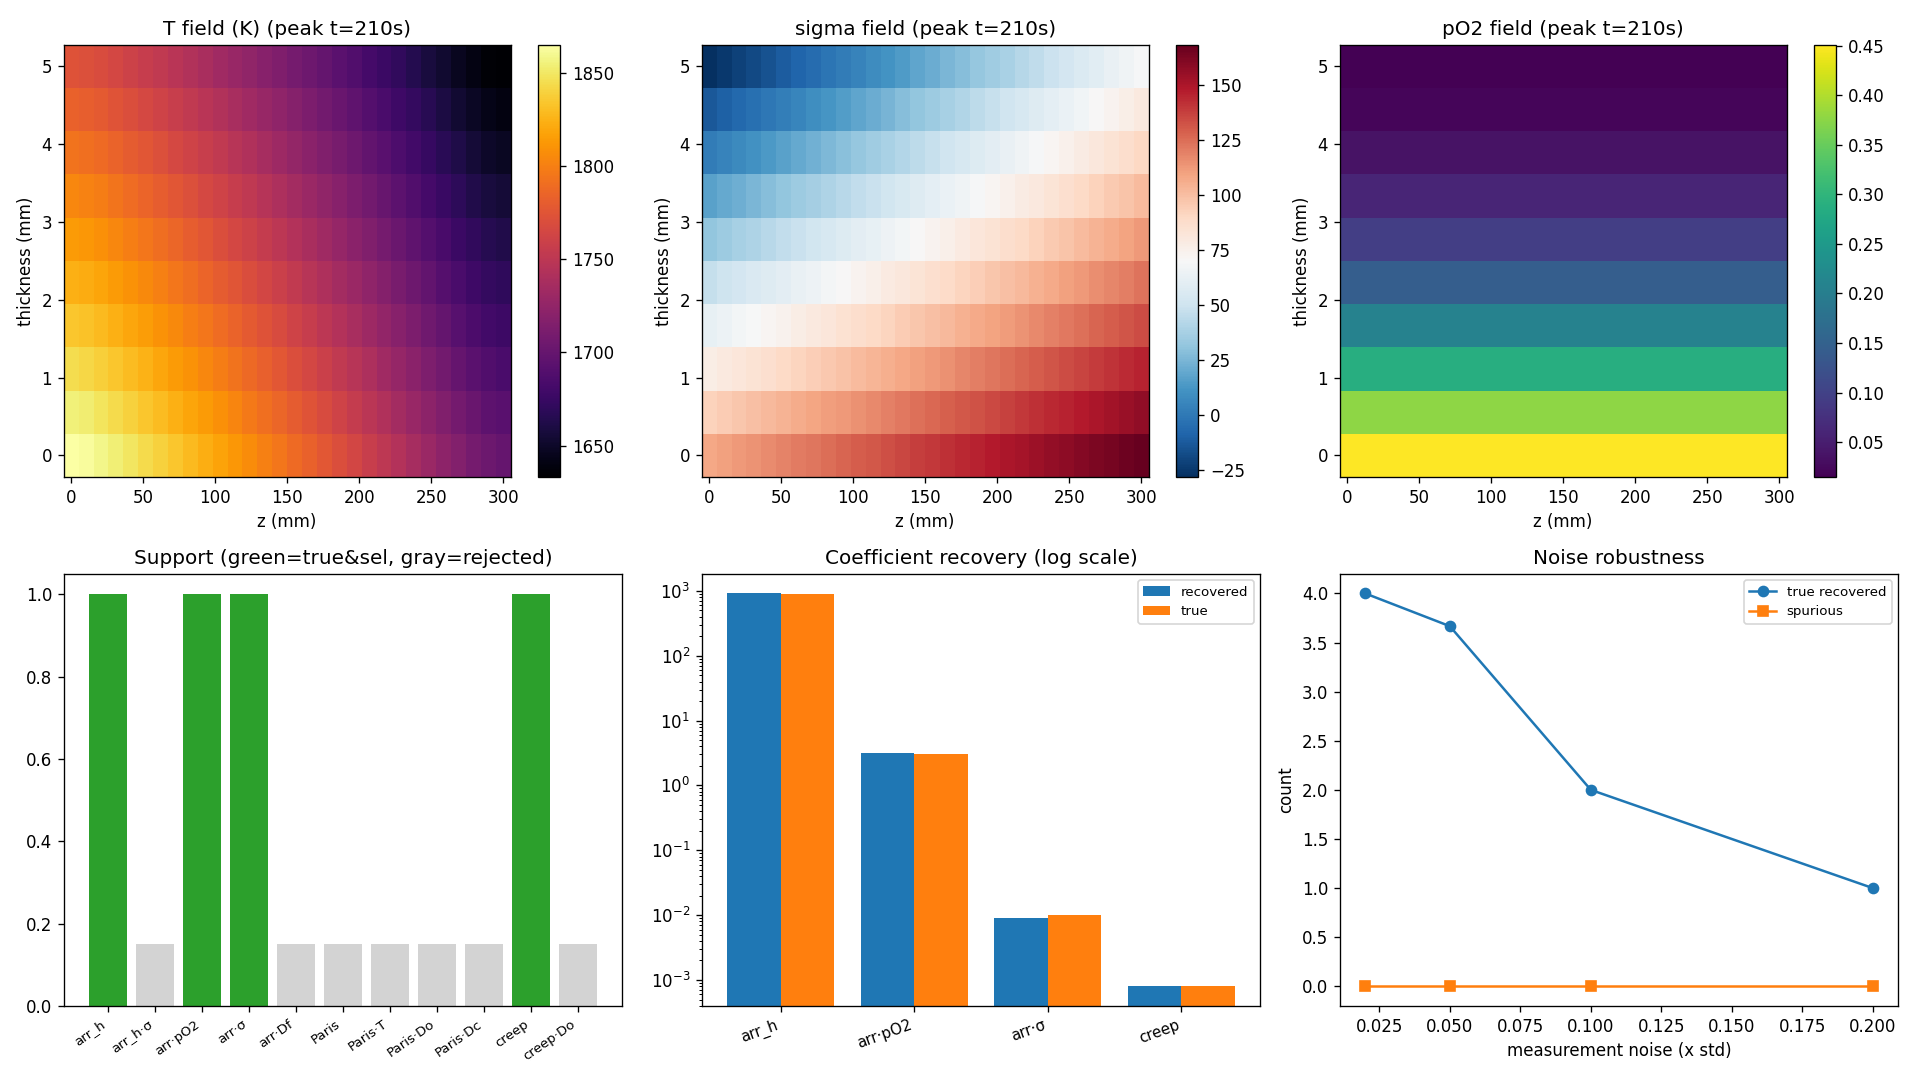

Reproduce this figure in Python.
# -*- coding: utf-8 -*-
"""
圆台喷管 老化损伤机理辨识（单实验，全机理总损伤）
================================================
按用户要求：
  ① 候选库=新 11 项（删温度项、加热损失 Arrhenius）；温度场靠边界条件前向求出，不入库。
  ② 总损伤 D_total = Dh(热损失)+Do(氧化)+Df(疲劳)+Dc(蠕变)，包含所有损失项。
  ③ 只做一个实验：种入跨 4 机理的真项，用完整 11 项库做 SINDy，看能否识别。
前向：隐式 backward Euler、300 节点、完整瞬态氧扩散。噪声：errors-in-variables+savgol。
定位=方法验证（律自设；D 假设可观测）。依赖 numpy/scipy/matplotlib。
"""
import numpy as np
from scipy.sparse import coo_matrix, diags, eye as speye
from scipy.sparse.linalg import spsolve
from scipy.signal import savgol_filter
try:
    import matplotlib; matplotlib.use("Agg"); import matplotlib.pyplot as plt
    HAS=True
except Exception:
    HAS=False

# ===== 材料/几何/边界 =====
rho=8440.;cp=580.;kth=25.;E=200e9;ath=13e-6;nu=0.3
eps=0.8;SB=5.67e-8;alpha=kth/(rho*cp);Rg=8.314
Ea_ox,Ea_c,Ea_h=120e3,280e3,200e3; m_f,q_f,n_c=3.0,1.0,4.0
L=0.30;Rthroat=0.05;Rexit=0.15;hwall=5e-3
Nth=10;Nz=30
z=np.linspace(0,L,Nz);dz=z[1]-z[0];dz2=dz**2
th=np.linspace(0,hwall,Nth);dth=th[1]-th[0];dth2=dth**2
N=Nth*Nz
def pidx(i,j): return i*Nz+j
inner_idx=np.array([pidx(0,j) for j in range(Nz)])
outer_idx=np.array([pidx(Nth-1,j) for j in range(Nz)])
r_in=Rthroat+(Rexit-Rthroat)*(z/L)
period=120.;Ncyc=6;T_end=Ncyc*period
def gate(tt):
    ph=tt%period
    return np.where(ph<15,ph/15,np.where(ph<90,1.0,np.where(ph<105,(105-ph)/15,0.0)))
def env(tt): return 1+0.25*np.sin(2*np.pi*tt/T_end)
def env_po(tt): return 1+0.30*np.sin(2*np.pi*tt/(T_end*0.7)+1.5)
def env_p(tt):  return 1+0.35*np.sin(2*np.pi*tt/(T_end*0.55)+2.3)   # 压力独立包络(与T不同→σ含独立分量)
Tg0=2000.;hg=320.;hg_prof=hg*(1.0+0.6*(1-z/L));Tamb=300.;D_O2=1e-8
def Tgas(tt): return 300.+Tg0*gate(tt)*env(tt)
def pogas(tt): return 0.6*gate(tt)*env_po(tt)
def pref(tt): return 5.0e6*gate(tt)*env_p(tt)

# ===== 2D 扩散算子 L =====
R=[];C=[];V=[]
def add(r,c,v): R.append(r);C.append(c);V.append(v)
for i in range(Nth):
    for j in range(Nz):
        p=pidx(i,j);d=0.0
        if i==0: d-=1/dth2; add(p,pidx(1,j),1/dth2)
        elif i==Nth-1: d-=1/dth2; add(p,pidx(Nth-2,j),1/dth2)
        else: d-=2/dth2; add(p,pidx(i-1,j),1/dth2); add(p,pidx(i+1,j),1/dth2)
        if j==0: d-=2/dz2; add(p,pidx(i,1),2/dz2)
        elif j==Nz-1: d-=2/dz2; add(p,pidx(i,Nz-2),2/dz2)
        else: d-=2/dz2; add(p,pidx(i,j-1),1/dz2); add(p,pidx(i,j+1),1/dz2)
        add(p,p,d)
L=coo_matrix((V,(R,C)),shape=(N,N)).tocsr()

# ===== 1. 隐式前向求解：T 与 pO2(完整瞬态氧扩散) =====
dt=0.2;Nt=int(T_end/dt);store_every=5;dt_snap=store_every*dt
dconv=np.zeros(N);dconv[inner_idx]=hg_prof/(rho*cp*dth)
M_T=(speye(N)-dt*alpha*L+dt*diags(dconv)).tocsc()
M_po=(speye(N)-dt*D_O2*L).tocsc()
Tn=np.full(N,300.);Pn=np.zeros(N)
T_hist=[];P_hist=[];ts_list=[]
for n,tt in enumerate(np.arange(Nt)*dt):
    Tg=Tgas(tt);pg=pogas(tt);To=Tn[outer_idx]
    drad=np.zeros(N);drad[outer_idx]=4*eps*SB*To**3/(rho*cp*dth)
    A=(M_T+dt*diags(drad)).tocsc()
    b=np.zeros(N);b[inner_idx]+=hg_prof*Tg/(rho*cp*dth)
    b[outer_idx]+=eps*SB*(3*To**4+Tamb**4)/(rho*cp*dth)
    Tn=spsolve(A,Tn+dt*b)
    Pn=spsolve(M_po,Pn); Pn[inner_idx]=pg
    if n%store_every==0: T_hist.append(Tn.reshape(Nth,Nz).copy());P_hist.append(Pn.reshape(Nth,Nz).copy());ts_list.append(tt)
T_hist=np.array(T_hist);P_hist=np.array(P_hist);t_snap=np.array(ts_list);Nsnap=len(t_snap)
sig_hist=np.zeros_like(T_hist)
for s,tt in enumerate(t_snap):
    Tm=T_hist[s].mean(0,keepdims=True)
    sig_hist[s]=((E*ath/(1-nu))*(T_hist[s]-Tm)*0.40+(pref(tt)*r_in/hwall)[None,:])/1e6
steps_per_cyc=int(period/(dt*store_every))
Dsg=np.zeros((Ncyc,Nth,Nz))
for c in range(Ncyc):
    s0,s1=c*steps_per_cyc,(c+1)*steps_per_cyc+1; s0=min(s0,Nsnap-1); s1=min(s1,Nsnap)
    Dsg[c]=sig_hist[s0:s1].max(0)-sig_hist[s0:s1].min(0)
dsig_hist=np.zeros_like(T_hist)
for s in range(Nsnap):
    c=min(int(t_snap[s]//period),Ncyc-1); dsig_hist[s]=Dsg[c]
# 公共核
arr_hist=np.exp(-Ea_ox/(Rg*np.maximum(T_hist,300.)))
arrh_hist=np.exp(-Ea_h/(Rg*np.maximum(T_hist,300.)))
arrc_hist=np.exp(-Ea_c/(Rg*np.maximum(T_hist,300.)))
creep_hist=sig_hist**n_c*arrc_hist
print("="*78);print("圆台 老化损伤辨识（单实验，全机理总损伤，11 项候选库）")
print("  T[%.0f,%.0f]K；σ[%.0f,%.0f]MPa；pO2局部[%.2f,%.2f]"
      %(T_hist[:,0,:].min(),T_hist[:,0,:].max(),sig_hist.min(),sig_hist.max(),P_hist.min(),P_hist.max()))

# ===== 2. 四类机理损伤分别积分；D_total = Dh+Do+Df+Dc =====
# 真系数（配平使四类贡献相当、不饱和：Dh/Do/Df/Dc 各 ~0.1）
a_h=900.0;  a_o=3.0; a_sig=0.01; a_f=1e-11; a_c=8e-4
Dh=np.zeros_like(T_hist); Do=np.zeros_like(T_hist); Df=np.zeros_like(T_hist); Dc=np.zeros_like(T_hist)
for s in range(Nsnap-1):
    paris=dsig_hist[s]**m_f*np.maximum(1-Df[s],0.05)**(-q_f)
    Dh[s+1]=np.clip(Dh[s]+a_h*arrh_hist[s]*dt_snap,0,0.9)
    Do[s+1]=np.clip(Do[s]+(a_o*arr_hist[s]*P_hist[s]+a_sig*arr_hist[s]*sig_hist[s])*dt_snap,0,0.9)
    Df[s+1]=np.clip(Df[s]+a_f*paris*dt_snap,0,0.9)         # 疲劳按连续率近似(Paris 作速率)
    Dc[s+1]=np.clip(Dc[s]+a_c*creep_hist[s]*dt_snap,0,0.9)
Dtot=Dh+Do+Dc      # 连续总损伤(疲劳 Df 按循环统计量、单独处理，不入连续 ODE)
print("  Dh[%.3f,%.3f] Do[%.3f,%.3f] Df[%.3f,%.3f](不入连续总) Dc[%.3f,%.3f] → D_total[%.3f,%.3f]"
      %(Dh.min(),Dh.max(),Do.min(),Do.max(),Df.min(),Df.max(),Dc.min(),Dc.max(),Dtot.min(),Dtot.max()))

# ===== 3. 完整 11 项候选库 =====
def flat(x): return x.reshape(-1)
names11=['arr_h','arr_h·σ','arr·pO2','arr·σ','arr·Df','Paris','Paris·T','Paris·Do','Paris·Dc','creep','creep·Do']
def build11(T,sig,po,Df,Do,Dc,dsig):
    arr=np.exp(-Ea_ox/(Rg*np.maximum(T,300.))); arrh=np.exp(-Ea_h/(Rg*np.maximum(T,300.)))
    arrc=np.exp(-Ea_c/(Rg*np.maximum(T,300.)))
    paris=dsig**m_f*np.maximum(1-Df,0.05)**(-q_f); creep=sig**n_c*arrc
    cols=[arrh, arrh*sig, arr*po, arr*sig, arr*Df, paris, paris*T, paris*Do, paris*Dc, creep, creep*Do]
    return np.column_stack([flat(c) for c in cols])
# 真项：arr_h(0), arr·pO2(2), arr·σ(3), Paris(5), creep(9) —— 跨全部 4 机理 + 应力助氧化耦合
true_idx={0:a_h, 2:a_o, 3:a_sig, 9:a_c}    # arr_h, arr·pO2, arr·σ, creep（4 连续机理；疲劳 Paris 按循环另计）

# ===== 4. 辨识 =====
WIN=11;PO=3;mm=(WIN-1)//2;sl=slice(mm,Nsnap-mm)
def dDt(Df_): return savgol_filter(Df_,WIN,PO,deriv=1,delta=dt_snap,axis=0)
def stlsq(A,b,thr=0.05,it=20):
    x=np.linalg.lstsq(A,b,rcond=None)[0]
    for _ in range(it):
        sm=np.abs(x)<thr
        if sm.all() or (sm==False).sum()==0: break
        x[sm]=0;bg=~sm
        if bg.sum()==0: break
        x[bg]=np.linalg.lstsq(A[:,bg],b,rcond=None)[0]
    return x
def identify(Th,y,thr=0.05):
    # 列按 std 缩放(不中心化→保非负、无隐式截距)；y 按 std 缩放
    sd=Th.std(0);sd[sd<1e-12]=1;Ts=Th/sd
    sy=y.std();ys=y/sy
    xs=stlsq(Ts,ys,thr);sup=np.abs(xs)>1e-9
    x=np.zeros(Th.shape[1]);x[sup]=(sy/sd[sup])*xs[sup]   # 标准化系数→原始尺度(避免原始尺度 lstsq 病态)
    yhat=Th@x;r2=1-np.sum((y-yhat)**2)/np.sum((y-y.mean())**2)
    return np.linalg.cond(Ts),sup,x,r2
Th=build11(T_hist[sl],sig_hist[sl],P_hist[sl],Df[sl],Do[sl],Dc[sl],dsig_hist[sl])
y=flat(dDt(Dtot)[sl]); cond,sup,x,r2=identify(Th,y)
print("="*78);print("【单实验】辨识 dD_total/dt（候选=完整11项，5 真项跨4机理）")
print("  无噪声：cond=%.1f R²=%.4f"%(cond,r2))
for i,nm in enumerate(names11):
    tag=("真=%.4g"%true_idx[i]) if i in true_idx else "干扰"
    print("  %-10s %4s %13.5g  %s"%(nm,"YES" if sup[i] else "no",x[i] if sup[i] else 0,tag))
print("  -> %d 真项恢复 %d；误选干扰 %d"%(len(true_idx),sum(sup[i] for i in true_idx),
    sum(sup[i] for i in range(11) if i not in true_idx)))
# EIV 噪声
print("  EIV 噪声:  噪声  R²_pred  真项恢复  误选")
sT,sS,sP,sDt=T_hist.std(),sig_hist.std(),P_hist.std(),Dtot.std()
noise=[]
for nl in [0.02,0.05,0.10,0.20]:
    rp=[];rec=[];spur=[]
    for s in range(6):
        rng=np.random.default_rng(7000*s+int(nl*1e5))
        Tn_=T_hist+rng.normal(0,nl*sT,size=T_hist.shape)
        Sn_=sig_hist+rng.normal(0,nl*sS,size=sig_hist.shape)
        Pn_=P_hist+rng.normal(0,nl*sP,size=P_hist.shape)
        Dn_=Dtot+rng.normal(0,nl*sDt,size=Dtot.shape)
        Thn=build11(Tn_[sl],Sn_[sl],Pn_[sl],Df[sl],Do[sl],Dc[sl],dsig_hist[sl])
        yn=flat(dDt(Dn_)[sl]); _,sp,xr,_=identify(Thn,yn); ypred=Th@xr
        rp.append(1-np.sum((ypred-y)**2)/np.sum((y-y.mean())**2))
        rec.append(sum(sp[i] for i in true_idx)); spur.append(sum(sp[i] for i in range(11) if i not in true_idx))
    noise.append((nl,np.mean(rp),np.mean(rec),np.mean(spur)))
    print("            %5.2f  %7.3f  %6.2f    %4.2f"%noise[-1])

if HAS:
    fig,ax=plt.subplots(2,3,figsize=(16,9))
    # 上排：物理场空间分布（取内壁均温最高的快照=峰值时刻）
    Tpi=int(np.argmax(T_hist[:,0,:].mean(1)))
    for k,(fld,ttl,cm,units) in enumerate([
        (T_hist[Tpi],"T field (K)",'inferno','K'),
        (sig_hist[Tpi],"sigma field",'RdBu_r','MPa'),
        (P_hist[Tpi],"pO2 field",'viridis','atm')]):
        pcm=ax[0,k].pcolormesh(z*1e3,th*1e3,fld,shading='auto',cmap=cm)
        ax[0,k].set_title(ttl+" (peak t=%.0fs)"%t_snap[Tpi]);ax[0,k].set_xlabel("z (mm)");ax[0,k].set_ylabel("thickness (mm)")
        fig.colorbar(pcm,ax=ax[0,k])
    # 支持恢复
    cols=['tab:green' if (i in true_idx and sup[i]) else ('tab:red' if (i not in true_idx and sup[i]) else 'lightgray') for i in range(11)]
    ax[1,0].bar(range(11),[1 if sup[i] else 0.15 for i in range(11)],color=cols)
    ax[1,0].set_xticks(range(11));ax[1,0].set_xticklabels(names11,rotation=35,ha='right',fontsize=8)
    ax[1,0].set_title("Support (green=true&sel, gray=rejected)")
    # 系数恢复（4 真项：恢复值 vs 真值，对数轴）
    tidx=sorted(true_idx.keys()); recov=[x[i] for i in tidx]; tru=[true_idx[i] for i in tidx]
    xx=np.arange(len(tidx)); w=0.4
    ax[1,1].bar(xx-w/2,recov,w,label='recovered')
    ax[1,1].bar(xx+w/2,tru,w,label='true')
    ax[1,1].set_xticks(xx);ax[1,1].set_xticklabels([names11[i] for i in tidx],rotation=20,ha='right',fontsize=9)
    ax[1,1].set_yscale('log');ax[1,1].legend(fontsize=8);ax[1,1].set_title("Coefficient recovery (log scale)")
    # 噪声鲁棒性
    ax[1,2].plot([n[0] for n in noise],[n[2] for n in noise],'o-',label='true recovered')
    ax[1,2].plot([n[0] for n in noise],[n[3] for n in noise],'s-',label='spurious')
    ax[1,2].set_xlabel("measurement noise (x std)");ax[1,2].set_ylabel("count");ax[1,2].legend(fontsize=8)
    ax[1,2].set_title("Noise robustness")
    fig.tight_layout();fig.savefig(r"C:\Users\高艺艺\Desktop\Research focus\圆台损伤辨识_整合实验.png",dpi=120)
    print("已存图：圆台损伤辨识_整合实验.png（2x3：物理场+支持+共线+噪声）")
print("="*78);print("完成。")
